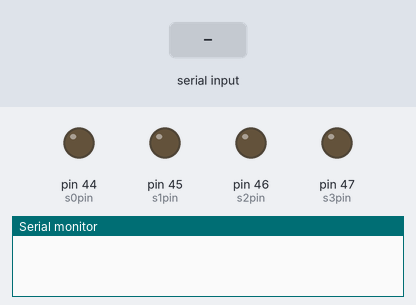
A sketch run on a simulated Arduino Mega 2560, built with avr-gcc and run on an emulated ATmega2560. Shown: output pins drawn as LEDs (lit = HIGH), the last lines printed to the serial monitor. The inputs (shaded band) are chosen by the test bench.

Above: at 1.2 s.
1.3 s: "1\n" received over Serial
At 1.7 s:
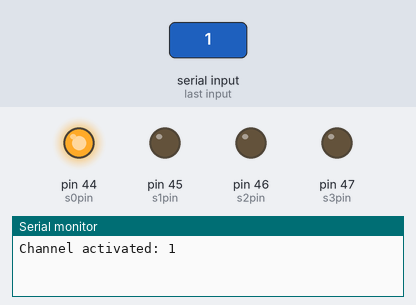
2.8 s: "2\n" received over Serial
At 4.0 s:
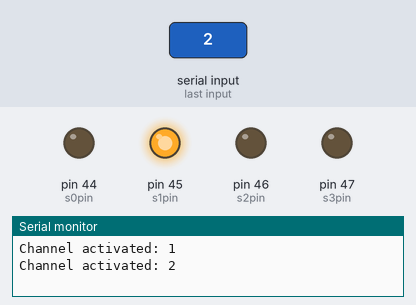
4.3 s: "3\n" received over Serial
At 5.2 s:
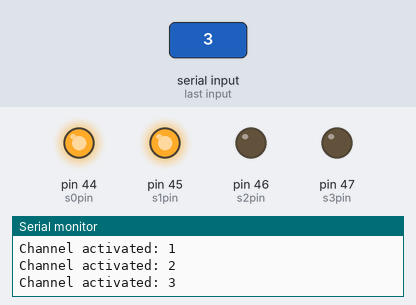
5.8 s: "4\n" received over Serial
At 6.3 s:
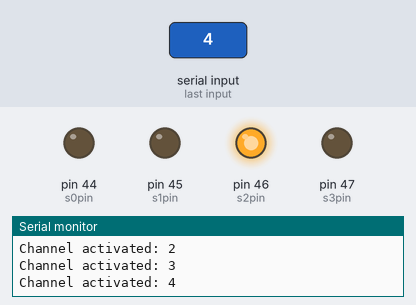
7.3 s: "5\n" received over Serial
At 8.5 s:
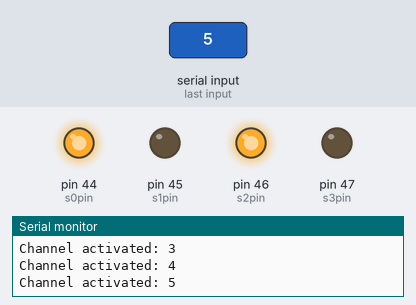
8.8 s: "0\n" received over Serial
At 9.8 s:
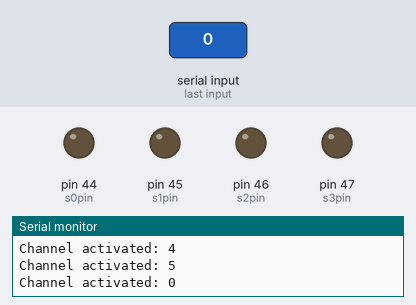
Timing chart, 0 to 11.3 s (numbered marks = the images above; inputs shaded):
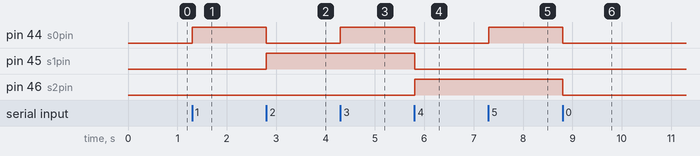

The sketch:

Multiplex16ch_LEDRead.ino
```cpp
// Multiplex16ch_LEDRead.ino
//
// This program is made to test a 16 channel multiplex.
// Connect LEDs to each channel & 5V to common Input/Output on the multiplex
// Choosing the channel is done by writing to Serial.
// Enter a number between 0-15 to choose a channel accordingly.
// When chosen a channel, the LED at that channel will light up.
//
// @author Prince Balabis

// Multiplex pins
int const s0pin = 44;
int const s1pin = 45;
int const s2pin = 46;
int const s3pin = 47;

void setup() {
  Serial.begin(9600);     // opens serial port, sets data rate to 9600 bps

  // Multiplex setup
  pinMode(s0pin, OUTPUT);    // s0
  pinMode(s1pin, OUTPUT);    // s1
  pinMode(s2pin, OUTPUT);    // s2
  pinMode(s3pin, OUTPUT);    // s3
}

void loop() {
  // Read the serial message and convert it to an integer
  char buffer[] = {' ', ' ', ' ', ' ', ' ', ' ', ' '}; // Receive up to 7 bytes
  while (!Serial.available()); // Wait for characters
  Serial.readBytesUntil('\n', buffer, 7);
  int incomingValue = atoi(buffer);

  lightLEDChannel(incomingValue); // Run function to choose CHannel

  // Print out the chosen channel
  Serial.print("Channel activated: ");
  Serial.println(incomingValue, DEC);
}

//This function takes in a channel number, and uses a case switch to alert the multiplex
// which channel is wanted. The truth table is converted from the datasheet of the multiplex.
void lightLEDChannel(int photoChannel) {
  switch (photoChannel) {
    case 0:
      digitalWrite(s0pin, LOW);
      digitalWrite(s1pin, LOW);
      digitalWrite(s2pin, LOW);
      digitalWrite(s3pin, LOW);
      break;
    case 1:
      digitalWrite(s0pin, HIGH);
      digitalWrite(s1pin, LOW);
      digitalWrite(s2pin, LOW);
      digitalWrite(s3pin, LOW);
      break;
    case 2:
      digitalWrite(s0pin, LOW);
      digitalWrite(s1pin, HIGH);
      digitalWrite(s2pin, LOW);
      digitalWrite(s3pin, LOW);
      break;
    case 3:
      digitalWrite(s0pin, HIGH);
      digitalWrite(s1pin, HIGH);
      digitalWrite(s2pin, LOW);
      digitalWrite(s3pin, LOW);
      break;
    case 4:
      digitalWrite(s0pin, LOW);
      digitalWrite(s1pin, LOW);
      digitalWrite(s2pin, HIGH);
      digitalWrite(s3pin, LOW);
      break;
    case 5:
      digitalWrite(s0pin, HIGH);
      digitalWrite(s1pin, LOW);
      digitalWrite(s2pin, HIGH);
      digitalWrite(s3pin, LOW);
      break;
    case 6:
      digitalWrite(s0pin, LOW);
      digitalWrite(s1pin, HIGH);
      digitalWrite(s2pin, HIGH);
      digitalWrite(s3pin, LOW);
      break;
    case 7:
      digitalWrite(s0pin, HIGH);
      digitalWrite(s1pin, HIGH);
      digitalWrite(s2pin, HIGH);
      digitalWrite(s3pin, LOW);
      break;
    case 8:
      digitalWrite(s0pin, LOW);
      digitalWrite(s1pin, LOW);
      digitalWrite(s2pin, LOW);
      digitalWrite(s3pin, HIGH);
      break;
    case 9 :
      digitalWrite(s0pin, HIGH);
      digitalWrite(s1pin, LOW);
      digitalWrite(s2pin, LOW);
      digitalWrite(s3pin, HIGH);

      break;
    case 10:
      digitalWrite(s0pin, LOW);
      digitalWrite(s1pin, HIGH);
      digitalWrite(s2pin, LOW);
      digitalWrite(s3pin, HIGH);
      break;
    case 11:
      digitalWrite(s0pin, HIGH);
      digitalWrite(s1pin, HIGH);
      digitalWrite(s2pin, LOW);
      digitalWrite(s3pin, HIGH);
      break;
    case 12:
      digitalWrite(s0pin, LOW);
      digitalWrite(s1pin, LOW);
      digitalWrite(s2pin, HIGH);
      digitalWrite(s3pin, HIGH);
      break;
    case 13:
      digitalWrite(s0pin, HIGH);
      digitalWrite(s1pin, LOW);
      digitalWrite(s2pin, HIGH);
      digitalWrite(s3pin, HIGH);
      break;
    case 14:
      digitalWrite(s0pin, LOW);
      digitalWrite(s1pin, HIGH);
      digitalWrite(s2pin, HIGH);
      digitalWrite(s3pin, HIGH);
      break;
    case 15:
      digitalWrite(s0pin, HIGH);
      digitalWrite(s1pin, HIGH);
      digitalWrite(s2pin, HIGH);
      digitalWrite(s3pin, HIGH);
      break;
  }
}
```

Measured:
- after the input at 1.3 s, pin 44 (s0pin): LOW → HIGH at once
- after the input at 2.8 s, pin 44 (s0pin): HIGH → LOW at once; pin 45 (s1pin): LOW → HIGH at once
- after the input at 4.3 s, pin 44 (s0pin): LOW → HIGH at once
- after the input at 5.8 s, pin 44 (s0pin), pin 45 (s1pin): HIGH → LOW at once; pin 46 (s2pin): LOW → HIGH at once
- after the input at 7.3 s, pin 44 (s0pin): LOW → HIGH at once
- after the input at 8.8 s, pin 44 (s0pin), pin 46 (s2pin): HIGH → LOW at once
